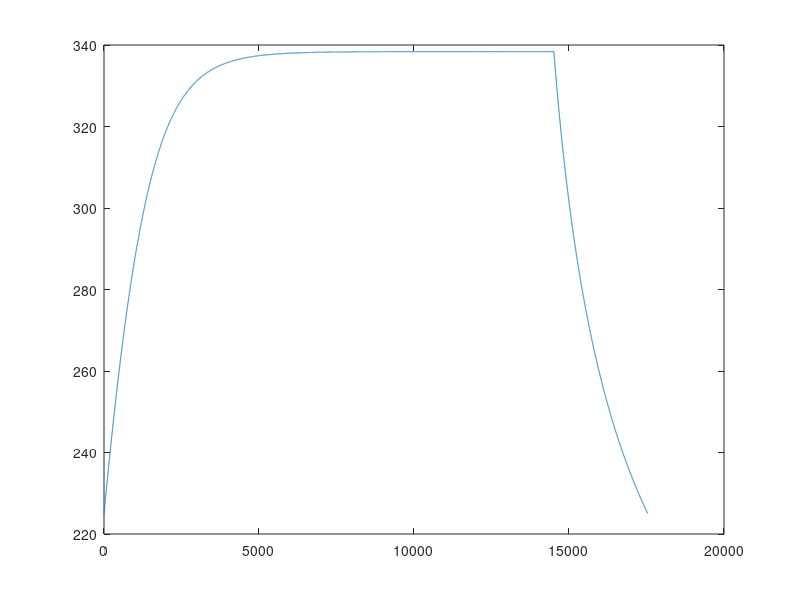

Write the MATLAB code that produced this figure.
function [ Temps_out ] = ThermalData(  )
%UNTITLED3 Summary of this function goes here
%   Detailed explanation goes here
%% Thermal controll program
 
 %Input parameters
 panel_incl = 0; % inclination (0 -> 50.2+6.68)
 T_i=288; %K initial temperature
 h=1629; %Orbit height moon (km)
 Period= round(1.753722994309795e+04); %Orbital period (s)
 Eclipse_T= round(3.027876566028392e+03); %Eclipse time (s)
 
 %% Selection of over how many orbits
 n=3; %Ammount of orbits
 
 
 %% L1-L2 lagrange points
 
 L1=148100000; %km
 L2=151100000; %km
 Sun_Earth=149600000; %km
 DL1_E=abs(Sun_Earth-L1); %km distance L1 to earth 
 DL2_E=abs(Sun_Earth-L2); %km Distance L2 to earth
 
 
 %% fixed parameters
 Roe=384400; %Radius orbit earth (km)
 Rm=1737;%radius moon (km)
 Re=6371;%radius earth (km)
 Rom=Rm+h; %Radius orbit moon
 Ae=0.306;%albedo earth
 Am=0.11;%albedo moon
 SF=1361;%W/m^2 solar constant
 L1SF=1361*(Sun_Earth^2/L1^2);%W/m^2 solar constant
 L2SF=1361*(Sun_Earth^2/L2^2);%W/m^2 solar constant
 EF=236*((Re/Roe))^2; %W/m^2 earth radiation
 MF=303*((Rm/Rom))^2; %W/m^2 moon radiation
 sigma=5.67036713*10^-8; %W/(m^2*K^4)
 R_E=(SF*(Ae)*(Re*1000)^2)/((Roe*1000)^2); %W/m^2 reflected earth radiation 
 R_M=(SF*(Am)*(Rm*1000)^2)/((Rom*1000)^2); %W/m^2 reflected moon radiation 

 %% Absorptance and Emmitance table 
 AE=[0.21 0.04     % 1 Aluminum tape
     0.24 0.08     % 2 Polished aluminium
     0.14 0.05     % 3 Aluminized kapton (alu outside)
     0.95 0.90     % 4 Black paint(polyurethane)
     0.29 0.83     % 5 White paint(silicone)
     0.88 0.80     % 6 solar panel(GaAs)
     0.07 0.74     % 7 Optical solar reflector)
     0.40 0.63     % 8 Aluminized kapton(alu inside)
     0.14 0.90     % 9 White paint silicate 
     0.25 0.02     % 10 Goldized kapton (gold outside)  
     0.95 0.80     % 11 Black paint electrical conducting
     0.37 0.44     % 12 Silver paint, electrical conducting
     0.77 0.84];    % 13 Anodized aluminum 
 
 
 
 %% Node classification
 
 % outer skins. [1 A(m^2) |2 thickness(m) |3 width(m) |4 height(m) |5 Cp(J/(K*kg)) |6 absorbtance |7 emmisivity
 %|8 conductivity(W/(m*K)) |9 density(kg/m^3)]
 Xp=[0.06 0.002 0.3 0.2 910 AE(13,1) AE(13,2) 204 2830];
 Xm=[0.06 0.002 0.3 0.2 910 AE(13,1) AE(13,2) 204 2830];
 Yp=[0.06 0.002 0.3 0.2 910 AE(13,1) AE(13,2) 204 2830];
 Ym=[0.06 0.002 0.3 0.2 910 AE(13,1) AE(13,2) 204 2830];
 Zp=[0.04 0.002 0.2 0.2 910 AE(13,1) AE(13,2) 204 2830];
 Zm=[0.04 0.002 0.2 0.2 910 AE(13,1) AE(13,2) 204 2830];
 % Tanks
 
 %Batteries
 
 %Solar panels
 Sp=[0.16 0.004 0.8 0.2 910 AE(6,1) AE(6,2) 204 2830];
 Spb=AE(9,2);

 %Antenna
 
 Nodes=[Xp
        Xm
        Yp
        Ym
        Zp
        Zm];
    
 %Conductive paths (conductivety*area/(length*spesific heat*mass)
 Xp_Yp=1/((1/((Xp(2)*Xp(3)*Xp(8)/(Xp(4)/2))/(Xp(1)*Xp(2)*Xp(9)*Xp(5))))+(1/((Yp(2)*Yp(3)*Yp(8)/(Yp(4)/2))/(Yp(1)*Yp(2)*Yp(9)*Yp(5)))));   %Xp to Yp
 Xp_Ym=1/((1/((Xp(2)*Xp(3)*Xp(8)/(Xp(4)/2))/(Xp(1)*Xp(2)*Xp(9)*Xp(5))))+(1/((Ym(2)*Ym(3)*Ym(8)/(Ym(4)/2))/(Ym(1)*Ym(2)*Ym(9)*Ym(5)))));   %Xp to Ym
 Xp_Zp=1/((1/((Xp(2)*Xp(4)*Xp(8)/(Xp(3)/2))/(Xp(1)*Xp(2)*Xp(9)*Xp(5))))+(1/((Zp(2)*Zp(4)*Zp(8)/(Zp(3)/2))/(Zp(1)*Zp(2)*Zp(9)*Zp(5)))));   %Xp to Zp
 Xp_Zm=1/((1/((Xp(2)*Xp(4)*Xp(8)/(Xp(3)/2))/(Xp(1)*Xp(2)*Xp(9)*Xp(5))))+(1/((Zm(2)*Zm(4)*Zm(8)/(Zm(3)/2))/(Zm(1)*Zm(2)*Zm(9)*Zm(5)))));   %Xp to Zm
 
 Xm_Yp=1/((1/((Xm(2)*Xm(3)*Xm(8)/(Xm(4)/2))/(Xm(1)*Xm(2)*Xm(9)*Xm(5))))+(1/((Yp(2)*Yp(3)*Yp(8)/(Yp(4)/2))/(Yp(1)*Yp(2)*Yp(9)*Yp(5)))));   %Xm to Yp
 Xm_Ym=1/((1/((Xm(2)*Xm(3)*Xm(8)/(Xm(4)/2))/(Xm(1)*Xm(2)*Xm(9)*Xm(5))))+(1/((Ym(2)*Ym(3)*Ym(8)/(Ym(4)/2))/(Ym(1)*Ym(2)*Ym(9)*Ym(5)))));   %Xm to Ym
 Xm_Zp=1/((1/((Xm(2)*Xm(4)*Xm(8)/(Xm(3)/2))/(Xm(1)*Xm(2)*Xm(9)*Xm(5))))+(1/((Zp(2)*Zp(4)*Zp(8)/(Zp(3)/2))/(Zp(1)*Zp(2)*Zp(9)*Zp(5)))));   %Xm to Zp
 Xm_Zm=1/((1/((Xm(2)*Xm(4)*Xm(8)/(Xm(3)/2))/(Xm(1)*Xm(2)*Xm(9)*Xm(5))))+(1/((Zm(2)*Zm(4)*Zm(8)/(Zm(3)/2))/(Zm(1)*Zm(2)*Zm(9)*Zm(5)))));   %Xm to Zm
 
 Zp_Yp=1/((1/((Zp(2)*Zp(3)*Zp(8)/(Zp(4)/2))/(Zp(1)*Zp(2)*Zp(9)*Zp(5))))+(1/((Yp(2)*Yp(4)*Yp(8)/(Yp(3)/2))/(Yp(1)*Yp(2)*Yp(9)*Yp(5)))));   %Zp to Yp
 Zm_Yp=1/((1/((Zm(2)*Zm(3)*Zm(8)/(Zm(4)/2))/(Zm(1)*Zm(2)*Zm(9)*Zm(5))))+(1/((Yp(2)*Yp(4)*Yp(8)/(Yp(3)/2))/(Yp(1)*Yp(2)*Yp(9)*Yp(5)))));   %Zm to Yp
 Zp_Ym=1/((1/((Zp(2)*Zp(3)*Zp(8)/(Zp(4)/2))/(Zp(1)*Zp(2)*Zp(9)*Zp(5))))+(1/((Ym(2)*Ym(4)*Ym(8)/(Ym(3)/2))/(Ym(1)*Ym(2)*Ym(9)*Ym(5)))));   %Zp to Ym
 Zm_Ym=1/((1/((Zm(2)*Zm(3)*Zm(8)/(Zm(4)/2))/(Zm(1)*Zm(2)*Zm(9)*Zm(5))))+(1/((Ym(2)*Ym(4)*Ym(8)/(Ym(3)/2))/(Ym(1)*Ym(2)*Ym(9)*Ym(5)))));   %Zm to Ym
 
 Zp_Sp=1/((1/((4*10^-4*Sp(8)/0.05)/((Sp(1)*Sp(2)*Sp(9)+0.45)*Sp(5))))+(1/((Sp(4)*Sp(2)*Sp(8)/(Sp(3)/2))/((Sp(1)*Sp(2)*Sp(9)+0.45)*Sp(5))))); %Zp to Sp
 Zm_Sp=1/((1/((4*10^-4*Sp(8)/0.05)/((Sp(1)*Sp(2)*Sp(9)+0.45)*Sp(5))))+(1/((Sp(4)*Sp(2)*Sp(8)/(Sp(3)/2))/((Sp(1)*Sp(2)*Sp(9)+0.45)*Sp(5))))); %Zm to Sp
 

 
 
 %% Worst case angles
for i=1:180

    
    
    for j=1:180
       A1(i,j)=Xp(1).*cosd(i).*cosd(j);
       A2(i,j)=Yp(1).*sind(i).*cosd(j);
       A3(i,j)=Zp(1).*cosd(i).*sind(j);
       Atot(i,j)=A1(i,j)+A2(i,j)+A3(i,j);
    end
    

end
[theta1, theta2] = find(ismember(Atot, max(Atot(:)))); % Theta1 is the angle between Xp and Y+, theta 2 is the angle between Xp and Zp 


%% Setup of vectors
 %temperature vector max
 Tmax_Xp=zeros(Period*n,1);
 Tmax_Xp(1)=T_i;
 %temperature vector min
 Tmin_Xp=zeros(Period*n,1);
 Tmin_Xp(1)=T_i;
 
  %temperature vector max
 Tmax_Xm=zeros(Period*n,1);
 Tmax_Xm(1)=T_i;
 %temperature vector min
 Tmin_Xm=zeros(Period*n,1);
 Tmin_Xm(1)=T_i;
 
  %temperature vector max
 Tmax_Yp=zeros(Period*n,1);
 Tmax_Yp(1)=T_i;
 %temperature vector min
 Tmin_Yp=zeros(Period*n,1);
 Tmin_Yp(1)=T_i;
 
  %temperature vector max
 Tmax_Ym=zeros(Period*n,1);
 Tmax_Ym(1)=T_i;
 %temperature vector min
 Tmin_Ym=zeros(Period*n,1);
 Tmin_Ym(1)=T_i;
 
  %temperature vector max
 Tmax_Zp=zeros(Period*n,1);
 Tmax_Zp(1)=T_i;
 %temperature vector min
 Tmin_Zp=zeros(Period*n,1);
 Tmin_Zp(1)=T_i;
 
  %temperature vector max
 Tmax_Zm=zeros(Period*n,1);
 Tmax_Zm(1)=T_i;
 %temperature vector min
 Tmin_Zm=zeros(Period*n,1);
 Tmin_Zm(1)=T_i;
 
 
   %temperature vector max
 Tmax_Sp=zeros(Period*n,1);
 Tmax_Sp(1)=T_i;
 %temperature vector min
 Tmin_Sp=zeros(Period*n,1);
 Tmin_Sp(1)=T_i;
 
 
 
 
 
 
 

 %% Incoming heat
%incoming heat day
 J_inc_max=(SF+EF+MF+R_M+R_E);
 J_inc_min=(SF+MF);
 %incoming heat night 
 Jn_inc_max=(EF+MF+R_E);
 Jn_inc_min=(MF);
 
 %max incoming radiation vector
 Inc_max=zeros(Period,1);
 Inc_max(1:Period-Eclipse_T)=J_inc_max;
 Inc_max(Period-Eclipse_T+1:Period)=Jn_inc_max;
 Inc_max=repmat(Inc_max,n,1)';
 
 %min incoming radiation vector
 Inc_min=zeros(Period,1);
 Inc_min(1:Period-Eclipse_T)=J_inc_min;
 Inc_min(Period-Eclipse_T+1:Period)=Jn_inc_min;
 Inc_min=repmat(Inc_min,n,1)';


%% Temperature simmulation

  k=1:(Period)*n-1;
 
 %Max temperature 
 for s=k
     Tmax_Xp(s+1)=Tmax_Xp(s)...
     +(((Inc_max(s)*Xp(1)*Xp(6)*cosd(theta1)*cosd(theta2))/(Xp(1)*Xp(2)*Xp(9)*Xp(5)))...
     -((sigma*Xp(7)*Xp(1)*Tmax_Xp(s)^4)/(Xp(1)*Xp(2)*Xp(9)*Xp(5)))...
     -((Tmax_Xp(s)-Tmax_Yp(s))*Xp_Yp)-((Tmax_Xp(s)-Tmax_Ym(s))*Xp_Ym)...
     -((Tmax_Xp(s)-Tmax_Zp(s))*Xp_Zp)-((Tmax_Xp(s)-Tmax_Zm(s))*Xp_Zm)...
     -((sigma*((Xp(7)+Xm(7))/2)*Xp(1)*(Tmax_Xp(s)^4-Tmax_Xm(s)^4))/(Xp(1)*Xp(2)*Xp(9)*Xp(5))));
 
     Tmax_Xm(s+1)=Tmax_Xm(s)...
     +(((0*Inc_max(s)*Xm(1)*Xm(6)*cosd(theta1)*cosd(theta2))/(Xm(1)*Xm(2)*Xm(9)*Xm(5)))...
     -((sigma*Xm(7)*Xm(1)*Tmax_Xm(s)^4)/(Xm(1)*Xm(2)*Xm(9)*Xm(5)))...
     -((Tmax_Xm(s)-Tmax_Yp(s))*Xm_Yp)-((Tmax_Xm(s)-Tmax_Ym(s))*Xm_Ym)...
     -((Tmax_Xm(s)-Tmax_Zp(s))*Xm_Zp)-((Tmax_Xm(s)-Tmax_Zm(s))*Xm_Zm)...
     -((sigma*((Xm(7)+Xp(7))/2)*Xm(1)*(Tmax_Xm(s)^4-Tmax_Xp(s)^4))/(Xm(1)*Xm(2)*Xm(9)*Xm(5))));
 
     Tmax_Ym(s+1)=Tmax_Ym(s)...
     +(((0*Inc_max(s)*Ym(1)*Ym(6)*cosd(theta1)*cosd(theta2))/(Ym(1)*Ym(2)*Ym(9)*Ym(5)))...
     -((sigma*Ym(7)*Ym(1)*Tmax_Ym(s)^4)/(Ym(1)*Ym(2)*Ym(9)*Ym(5)))...
     -((Tmax_Ym(s)-Tmax_Xp(s))*Xp_Ym)-((Tmax_Ym(s)-Tmax_Xm(s))*Xm_Ym)...
     -((Tmax_Ym(s)-Tmax_Zp(s))*Zp_Ym)-((Tmax_Ym(s)-Tmax_Zm(s))*Zm_Ym)...
     -((sigma*((Ym(7)+Yp(7))/2)*Ym(1)*(Tmax_Ym(s)^4-Tmax_Yp(s)^4))/(Ym(1)*Ym(2)*Ym(9)*Ym(5))));
 
     Tmax_Zm(s+1)=Tmax_Zm(s)...
     +(((0*Inc_max(s)*Zm(1)*Zm(6)*cosd(theta1)*cosd(theta2))/(Zm(1)*Zm(2)*Zm(9)*Zm(5)))...
     -((sigma*Zm(7)*Zm(1)*Tmax_Zm(s)^4)/(Zm(1)*Zm(2)*Zm(9)*Zm(5)))...
     -((Tmax_Zm(s)-Tmax_Xp(s))*Xp_Zm)-((Tmax_Zm(s)-Tmax_Xm(s))*Xm_Zm)...
     -((Tmax_Zm(s)-Tmax_Yp(s))*Zm_Yp)-((Tmax_Zm(s)-Tmax_Ym(s))*Zm_Ym)...
     -((sigma*((Zm(7)+Zp(7))/2)*Zm(1)*(Tmax_Zm(s)^4-Tmax_Zp(s)^4))/(Zm(1)*Zm(2)*Zm(9)*Zm(5))));
 
     Tmax_Zp(s+1)=Tmax_Zp(s)...
     +(((Inc_max(s)*Zp(1)*Zp(6)*cosd(theta1)*sind(theta2))/(Zp(1)*Zp(2)*Zp(9)*Zp(5)))...
     -((sigma*Zp(7)*Zp(1)*Tmax_Zp(s)^4)/(Zp(1)*Zp(2)*Zp(9)*Zp(5)))...
     -((Tmax_Zp(s)-Tmax_Xp(s))*Xp_Zp)-((Tmax_Zp(s)-Tmax_Xm(s))*Xm_Zp)...
     -((Tmax_Zp(s)-Tmax_Yp(s))*Zp_Yp)-((Tmax_Zp(s)-Tmax_Ym(s))*Zp_Ym)...
     -((sigma*((Zp(7)+Zm(7))/2)*Zp(1)*(Tmax_Zp(s)^4-Tmax_Zm(s)^4))/(Zp(1)*Zp(2)*Zp(9)*Zp(5))));
 
     Tmax_Yp(s+1)=Tmax_Yp(s)...
     +(((Inc_max(s)*Yp(1)*Yp(6)*sind(theta1)*cosd(theta2))/(Yp(1)*Yp(2)*Yp(9)*Yp(5)))...
     -((sigma*Yp(7)*Yp(1)*Tmax_Yp(s)^4)/(Yp(1)*Yp(2)*Yp(9)*Yp(5)))...
     -((Tmax_Yp(s)-Tmax_Xp(s))*Xp_Yp)-((Tmax_Yp(s)-Tmax_Xm(s))*Xm_Yp)...
     -((Tmax_Yp(s)-Tmax_Zp(s))*Zp_Yp)-((Tmax_Yp(s)-Tmax_Zm(s))*Zm_Yp)...
     -((sigma*((Yp(7)+Ym(7))/2)*Yp(1)*(Tmax_Yp(s)^4-Tmax_Ym(s)^4))/(Yp(1)*Yp(2)*Yp(9)*Yp(5))));
 
     Tmax_Sp(s+1)=Tmax_Sp(s)...
     +(((Inc_max(s)*Sp(1)*Sp(6)*cosd(panel_incl))/((Sp(1)*Sp(2)*Sp(9)+0.45)*Sp(5)))...
     -(((sigma*Sp(7)*Sp(1)*Tmax_Sp(s)^4)+(sigma*Sp(7)*Sp(1)*Tmax_Sp(s)^4))/((Sp(1)*Sp(2)*Sp(9)+0.45)*Sp(5)))...
     -((Tmax_Sp(s)-Tmax_Zp(s))*Zp_Sp)...
     -((0*sigma*((Yp(7)+Ym(7))/2)*Yp(1)*(Tmax_Yp(s)^4-Tmax_Ym(s)^4))/(Yp(1)*Yp(2)*Yp(9)*Yp(5))));

 
 
 
 
 
 
 end
    
 
 %min temperature
 
%   for s=k
%      T_min(s+1)=T_min(s)+((Inc_min(s)-sigma.*(T_min(s)^4).*(T_emi)+IH)./(Mass.*SPH));
%   end


%% Plotting 

time=1:Period*n;
%  figure
 
%  title('Temperature plots over 10 orbits')
%  x=plot(time,Tmax_Xp,time,Tmax_Xm,time,Tmax_Yp,time,Tmax_Ym,time,Tmax_Zp,time,Tmax_Zm);
%  title('Temperature plots over 10 orbits')
%  xlabel('Time after initial state [s]')
%  ylabel('Temperature [K]')
%  x(1).LineWidth = 1;
%  x(4).LineWidth=1;
%  x(5).LineWidth=1;
%  x(2).LineWidth=1;
%  x(3).LineWidth=1;
%  grid on
%  legend('Xp panel','Xm panel','Yp panel','Ym panel','Zp panel','Zm panel')

%  figure
%  y=plot(time,Tmax_Sp);
%  title('Temperature plots over 10 orbits')
%  xlabel('Time after initial state [s]')
%  ylabel('Temperature [K]')
% 
%  grid on
%  legend('Sp panel','Sm panel')
 figure;
 Temps_out = Tmax_Sp(Period+1:Period*2);
 
 
plot(1:Period,Temps_out(1:end))
 
 

end

